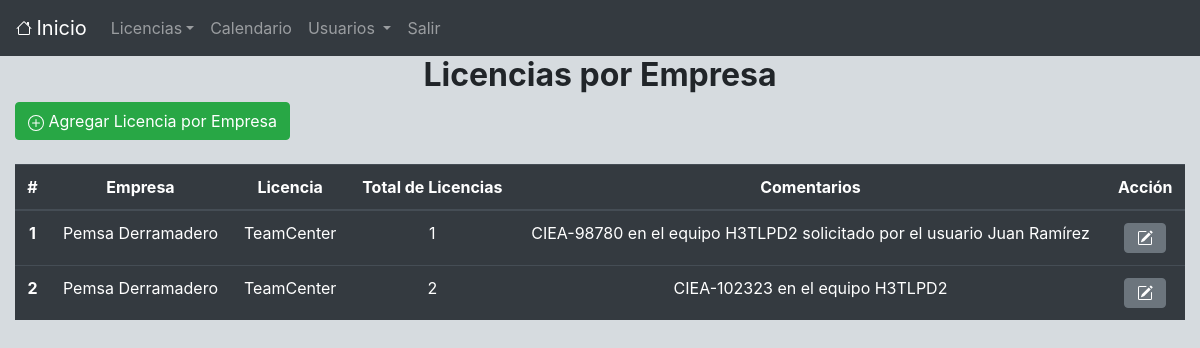
Screenshot of /empresalicencia/empresalicencia.php with the database file from the repository.
### tables this page shows
CREATE TABLE `empresa_licencia` (
  `id_emp_lic` int NOT NULL,
  `empresa` varchar(100) DEFAULT NULL,
  `licencia` varchar(100) NOT NULL,
  `total_licencias` int DEFAULT NULL,
  `comentarios` varchar(300) NOT NULL
);

### class/empresalicencia.class.php (called while the page is built, shortened)
<?php
require_once("database.class.php");
class EmpresaLicencia extends Database{
  function readEmpresaLic()
  {
    $resultado = $this->conn->query("SELECT * FROM empresa_licencia");
    $datos = $resultado->fetchAll();
    return $datos;
  }
}
$empresalic = new EmpresaLicencia;
?>

### class/database.class.php (called while the page is built, shortened)
<?php
class Database{
  function connect()
  {
    $this->host = "localhost";
    $this->db_name ="licenseas";
    $this->user = "proyecto";
    $this->password = "proyecto123";
    $this->conn = new PDO('mysql:host='.$this->host.';dbname='.$this->db_name, $this->user, $this->password);
  }
}
?>

### empresalicencia/view/index.php (the view, shortened to what this page needs)
<?php include("../view/header.php"); ?>
<h2 align="center"><b>Licencias por Empresa </b></h2>
<div class = "container-fluid">
  <div class = "row text-left">
   <div class = "col col-lg-12">
     <a class="btn btn-success" href="empresalicencia.php?action=form" role="button"> Agregar Licencia por Empresa</a>
   </div>
 </div>
 <div class = "row">
  <div class = "col col-lg-12"> &nbsp;
  </div>
</div>
<div class = "row">
  <div class = "col col-lg-12">
    <table class="table table-dark">
      <thead>
        <tr>
          <th scope="col">#</th>
          <th scope="col">Empresa</th>
          <th scope="col">Licencia</th>
          <th scope="col">Total de Licencias</th>
          <th scope="col">Comentarios</th>
          <th scope="col">Acción</th>
        </tr>
      </thead>
      <tbody>
        <?php
        $i = 1;
        foreach ($data as $resultado=>$fila){
          ?>
          <tr>
            <th scope="row"><?php echo $i; ?></th>
            <td style="text-align:center;"><?php echo $fila["empresa"];  ?></td>
            <td style="text-align:center;"><?php echo $fila["licencia"];  ?></td>
            <td style="text-align:center;"><?php echo $fila["total_licencias"];  ?></td>
            <td style="text-align:center;"><?php echo $fila["comentarios"];  ?></td>
            <td style="text-align:center;"><a class="btn btn-secondary" href="empresalicencia.php?action=form&id_emp_lic=<?php echo $fila["id_emp_lic"];?>" role="button"></a></td>
          </tr>
          <?php
          $i++;
        }
        ?>
      </tbody>
    </table>
  </div>
</div>
</div>
<?php include("../view/footer.php"); ?>

### empresalicencia/view/index.php (style rules this page uses)
table th { text-align: center; }

### rows the page displays
empresa_licencia: empresa "Pemsa Derramadero", licencia "TeamCenter", total_licencias "1", comentarios "CIEA-98780 en el equipo H3TLPD2 solicitado por el usuario Juan Ramírez"
empresa_licencia: empresa "Pemsa Derramadero", licencia "TeamCenter", total_licencias "2", comentarios "CIEA-102323 en el equipo H3TLPD2"
